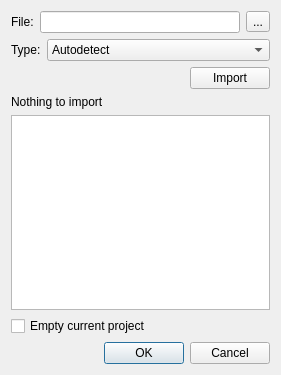
<?xml version="1.0" encoding="UTF-8"?>
<ui version="4.0">
 <class>ImportDialog</class>
 <widget class="QDialog" name="ImportDialog">
  <property name="geometry">
   <rect>
    <x>0</x>
    <y>0</y>
    <width>281</width>
    <height>375</height>
   </rect>
  </property>
  <property name="windowTitle">
   <string>Dialog</string>
  </property>
  <layout class="QVBoxLayout" name="verticalLayout">
   <item>
    <layout class="QHBoxLayout" name="horizontalLayout">
     <item>
      <widget class="QLabel" name="label">
       <property name="text">
        <string>File:</string>
       </property>
      </widget>
     </item>
     <item>
      <widget class="QLineEdit" name="le_filename"/>
     </item>
     <item>
      <widget class="QToolButton" name="tb_select">
       <property name="text">
        <string>...</string>
       </property>
      </widget>
     </item>
    </layout>
   </item>
   <item>
    <layout class="QHBoxLayout" name="horizontalLayout_2">
     <item>
      <widget class="QLabel" name="label_2">
       <property name="text">
        <string>Type:</string>
       </property>
      </widget>
     </item>
     <item>
      <widget class="QComboBox" name="cb_filetype">
       <property name="sizePolicy">
        <sizepolicy hsizetype="Expanding" vsizetype="Fixed">
         <horstretch>0</horstretch>
         <verstretch>0</verstretch>
        </sizepolicy>
       </property>
       <item>
        <property name="text">
         <string>Autodetect</string>
        </property>
       </item>
       <item>
        <property name="text">
         <string>Superquad</string>
        </property>
       </item>
       <item>
        <property name="text">
         <string>Hyperquad</string>
        </property>
       </item>
       <item>
        <property name="text">
         <string>PASAT</string>
        </property>
       </item>
       <item>
        <property name="text">
         <string>k88</string>
        </property>
       </item>
      </widget>
     </item>
    </layout>
   </item>
   <item>
    <layout class="QHBoxLayout" name="horizontalLayout_3">
     <item>
      <spacer name="horizontalSpacer">
       <property name="orientation">
        <enum>Qt::Horizontal</enum>
       </property>
       <property name="sizeHint" stdset="0">
        <size>
         <width>40</width>
         <height>20</height>
        </size>
       </property>
      </spacer>
     </item>
     <item>
      <widget class="QPushButton" name="pushButton">
       <property name="text">
        <string>Import</string>
       </property>
      </widget>
     </item>
    </layout>
   </item>
   <item>
    <widget class="QLabel" name="label_3">
     <property name="text">
      <string>Nothing to import</string>
     </property>
    </widget>
   </item>
   <item>
    <widget class="QListWidget" name="lw_contents"/>
   </item>
   <item>
    <widget class="QCheckBox" name="cb_emptyproject">
     <property name="text">
      <string>Empty current project</string>
     </property>
    </widget>
   </item>
   <item>
    <widget class="QDialogButtonBox" name="buttonBox">
     <property name="orientation">
      <enum>Qt::Horizontal</enum>
     </property>
     <property name="standardButtons">
      <set>QDialogButtonBox::Cancel|QDialogButtonBox::Ok</set>
     </property>
    </widget>
   </item>
  </layout>
 </widget>
 <resources/>
 <connections>
  <connection>
   <sender>buttonBox</sender>
   <signal>accepted()</signal>
   <receiver>ImportDialog</receiver>
   <slot>accept()</slot>
   <hints>
    <hint type="sourcelabel">
     <x>248</x>
     <y>254</y>
    </hint>
    <hint type="destinationlabel">
     <x>157</x>
     <y>274</y>
    </hint>
   </hints>
  </connection>
  <connection>
   <sender>buttonBox</sender>
   <signal>rejected()</signal>
   <receiver>ImportDialog</receiver>
   <slot>reject()</slot>
   <hints>
    <hint type="sourcelabel">
     <x>316</x>
     <y>260</y>
    </hint>
    <hint type="destinationlabel">
     <x>286</x>
     <y>274</y>
    </hint>
   </hints>
  </connection>
 </connections>
</ui>
